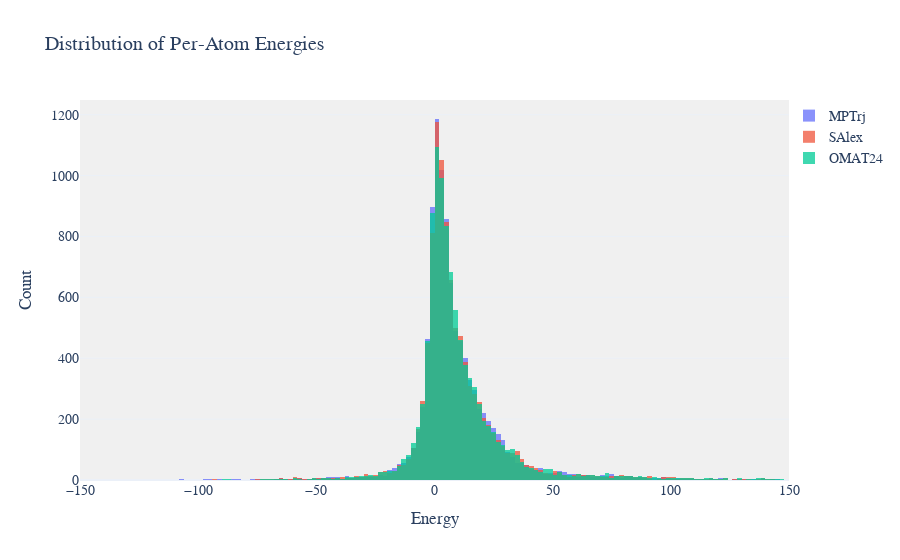

Notebook source saved alongside this figure:
### Code cell
import plotly.graph_objects as go

# Assuming mptrj_peratom_energies, salex_peratom_energies, and omat24_peratom_energies are already defined

# Create traces for each dataset
trace1 = go.Histogram(x=mptrj_peratom_energies, name="MPTrj", opacity=0.75)
trace2 = go.Histogram(x=salex_peratom_energies, name="SAlex", opacity=0.75)
trace3 = go.Histogram(x=omat24_peratom_energies, name="OMAT24", opacity=0.75)

# Create the layout
layout = go.Layout(
    title="Distribution of Per-Atom Energies",
    xaxis=dict(title="Energy", range=[-150, 150]),
    yaxis=dict(title="Count"),
    barmode="overlay",
    legend=dict(
        x=1, y=1, bgcolor="rgba(255, 255, 255, 0.5)", bordercolor="rgba(0, 0, 0, 0.1)"
    ),
    template="plotly_white",
)

# Create the figure and add the traces
fig = go.Figure(data=[trace1, trace2, trace3], layout=layout)

# Update the layout for better appearance
fig.update_layout(
    font=dict(family="Arial", size=14),
    plot_bgcolor="rgba(240, 240, 240, 0.95)",
    hovermode="closest",
)

# Show the plot
fig.show()

### Figure 1 — Plotly figure (JSON) as saved in the notebook; plotly's stock layout.template omitted (floating-point values rounded to 4 significant figures; data arrays with more than 128 entries replaced by an {"elided": "..."} marker saying what was removed)
{"data": [{"name": "MPTrj", "opacity": 0.75, "type": "histogram", "x": {"elided": "10000 float values"}}, {"name": "SAlex", "opacity": 0.75, "type": "histogram", "x": {"elided": "10000 float values"}}, {"name": "OMAT24", "opacity": 0.75, "type": "histogram", "x": {"elided": "10000 float values"}}], "layout": {"barmode": "overlay", "font": {"family": "Arial", "size": 14}, "hovermode": "closest", "legend": {"bgcolor": "rgba(255, 255, 255, 0.5)", "bordercolor": "rgba(0, 0, 0, 0.1)", "x": 1, "y": 1}, "plot_bgcolor": "rgba(240, 240, 240, 0.95)", "title": {"text": "Distribution of Per-Atom Energies"}, "xaxis": {"range": [-150, 150], "title": {"text": "Energy"}}, "yaxis": {"title": {"text": "Count"}}}}
